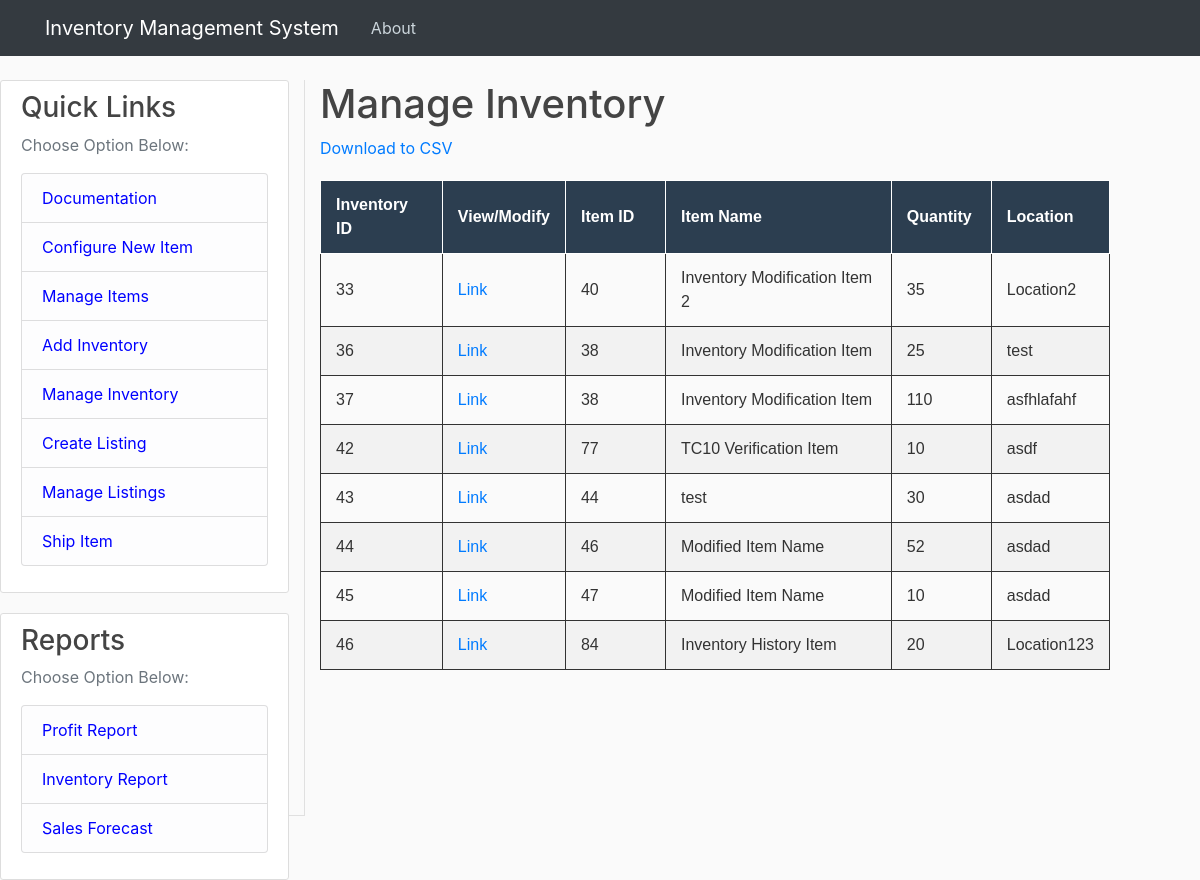
Page /inventory_list on the committed database.
### tables this page shows
CREATE TABLE "inventory" (
	inventory_id INTEGER NOT NULL PRIMARY KEY AUTOINCREMENT,
	quantity INTEGER,
	item_id INTEGER, location_string TEXT, unit_price REAL,
	CONSTRAINT NewTable_items_FK FOREIGN KEY (item_id) REFERENCES items(item_id)
);

CREATE TABLE items (
	item_id INTEGER NOT NULL PRIMARY KEY AUTOINCREMENT,
	item_name TEXT,
	item_description TEXT
);

### inventoryWebApp.py (the view)
@app.route("/inventory_list", methods=['GET', 'POST'])
def inventory_list():
    inventory = get_inventory()     # Retrieving all data from inventory database
    items = get_items()     # Retrieving all data from the items database
    if len(inventory) > 0:  # Verifying there are entries in inventory table, else return blank list
        df_inventory = pd.DataFrame(inventory)  # Converting inventory and Items to DataFrames to join
        df_items = pd.DataFrame(items)
        df_merge = pd.merge(df_inventory, df_items, how='inner', on='item_id')  # Joining to bring in item_name
        df_merge = df_merge[['inventory_id', 'item_id', 'item_name', 'quantity', 'location_string']]    # Reducing to just necessary columns
        json_output = df_merge.to_dict(orient='records')
    else:
        json_output = []
    return render_template('inventory_list.html', json_data=json_output)

### inventoryDbFunctions.py (called while the page is built)
def create_connection(db_file=None):
    if db_file:
        print(db_file)
    else:
        db_file = prod_db_file
    conn2 = sqlite3.connect(db_file)
    return conn2

def get_items(item_id=0, db_file=None):
    items = []
    try:
        conn = create_connection(db_file)
        conn.row_factory = sqlite3.Row
        cur = conn.cursor()
        if item_id == 0:
            cur.execute("SELECT * FROM ITEMS")
        else:
            id_str = str(item_id)
            cur.execute("SELECT * FROM ITEMS WHERE item_id = " + id_str)
        rows = cur.fetchall()
        for i in rows:
            item = {}
            item["item_id"] = i["item_id"]
            item["item_name"] = i["item_name"]
            item["item_description"] = i["item_description"]
            items.append(item)
        conn.close()
    except:
        print("Error in get_items function")
    return items

### templates/inventory_list.html (shortened to what this page needs)
{% extends "layout.html" %}
{% block content %}
<body>
  <h1> Manage Inventory</h1>
  <div>
    <a href="{{ url_for('download_inventory_csv') }}">Download to CSV</a>
    <br>
  </div>
  <table border = "1">
    <thread>
      <tr>
        <th style = "border:solid 1px;"> Inventory ID</th>
        <th style = "border:solid 1px;"> View/Modify</th>
        <th style = "border:solid 1px;"> Item ID</th>
        <th style = "border:solid 1px;"> Item Name</th>
        <th style = "border:solid 1px;"> Quantity</th>
        <th style = "border:solid 1px;"> Location</th>
      </tr>
    </thread>
    <tbody>
      {% for entry in json_data %}
        <tr>
          <td style = "min-width: 100px; max-width:300px;">{{ entry.inventory_id }}</td>
          <td style = "min-width: 100px; max-width:300px;"><a href="{{ url_for('modify_inventory', index = entry.inventory_id) }}">Link</a></td>
          <td style = "min-width: 100px; max-width:300px;">{{ entry.item_id }}</td>
          <td style = "min-width: 100px; max-width:300px;">{{ entry.item_name }}</td>
          <td style = "min-width: 100px; max-width:300px;">{{ entry.quantity }}</td>
          <td style = "min-width: 100px; max-width:300px;">{{ entry.location_string }}</td>
        </tr>
      {% endfor %}
    </tbody>
  </table>
</body>
{% endblock %}

### static/main.css (style rules this page uses)
body { background: #fafafa; color: #333333; margin-top: 5rem; }
h1, h2, h3, h4, h5, h6 { color: #444444; }
table { width: 100%; border-collapse: collapse; margin: 20px 0; font-family: Arial, sans-serif; }
th { background-color: #2C3E50; color: white; padding: 12px 15px; text-align: left; font-weight: bold; }
td { padding: 12px 15px; text-align: left; border-bottom: 1px solid #ddd; }
tr:nth-child(even) { background-color: #f2f2f2; }
table, th, td { border: 1px solid #ddd; }

### templates/inventory_list.html (style rules this page uses)
table { border-collapse:collapse; table-layout:auto; border:solid 1px; }
table td { border:solid 1px; word-wrap:break-word; min-width:200px; max-width:500px; }

### rows in the picture
inventory: inventory_id "33", item_id "40", item_name "Inventory Modification Item 2", quantity "35", location_string "Location2"
inventory: inventory_id "36", item_id "38", item_name "Inventory Modification Item", quantity "25", location_string "test"
inventory: inventory_id "37", item_id "38", item_name "Inventory Modification Item", quantity "110", location_string "asfhlafahf"
inventory: inventory_id "42", item_id "77", item_name "TC10 Verification Item", quantity "10", location_string "asdf"
inventory: inventory_id "43", item_id "44", item_name "test", quantity "30", location_string "asdad"
inventory: inventory_id "44", item_id "46", item_name "Modified Item Name", quantity "52", location_string "asdad"
inventory: inventory_id "45", item_id "47", item_name "Modified Item Name", quantity "10", location_string "asdad"
inventory: inventory_id "46", item_id "84", item_name "Inventory History Item", quantity "20", location_string "Location123"
